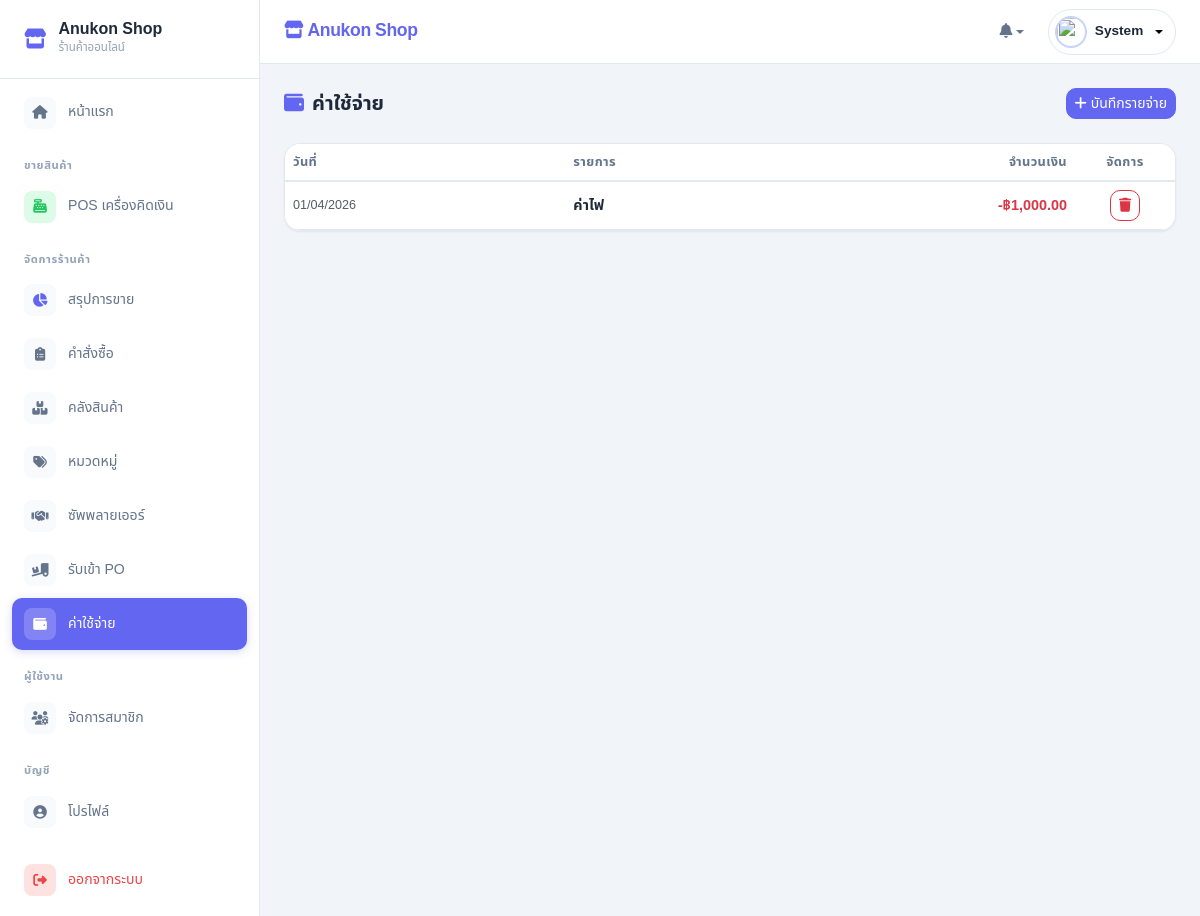
Page /views/expenses.php (signed in) on the committed database.
### tables this page shows
CREATE TABLE `expenses` (
  `exp_id` int NOT NULL,
  `exp_cate_id` int NOT NULL,
  `user_id` int NOT NULL,
  `amount` decimal(12,2) NOT NULL,
  `exp_date` date NOT NULL,
  `remark` text,
  `created_at` timestamp NOT NULL DEFAULT CURRENT_TIMESTAMP,
  `updated_at` timestamp NOT NULL DEFAULT CURRENT_TIMESTAMP ON UPDATE CURRENT_TIMESTAMP
);

### views/expenses.php (the view, shortened to what this page needs)
<?php
include_once '../includes/header.php';
$result = $conn->query("SELECT * FROM expenses ORDER BY exp_date DESC, exp_id DESC");
?>
<main class="page-content fade-up">
    <div class="d-flex flex-wrap justify-content-between align-items-center gap-3 mb-4">
        <h5 class="fw-bold mb-0"><i class="fa-solid fa-wallet text-primary me-2"></i>ค่าใช้จ่าย</h5>
        <button class="btn btn-primary btn-sm" data-bs-toggle="modal" data-bs-target="#addExpModal">
            <i class="fa-solid fa-plus me-1"></i>บันทึกรายจ่าย
        </button>
    </div>
    <div class="card p-0 overflow-hidden">
        <div class="table-responsive">
            <table class="table table-hover mb-0">
                <thead>
                    <tr>
                        <th>วันที่</th>
                        <th>รายการ</th>
                        <th class="text-end">จำนวนเงิน</th>
                        <th class="text-center" width="100">จัดการ</th>
                    </tr>
                </thead>
                <tbody>
                    <?php if ($result && $result->num_rows > 0): ?>
                        <?php while($row = $result->fetch_assoc()): ?>
                        <tr>
                            <td class="text-muted small"><?php echo date('d/m/Y', strtotime($row['exp_date'])); ?></td>
                            <td class="fw-bold"><?php echo htmlspecialchars($row['remark']); ?></td>
                            <td class="text-end text-danger fw-bold">-฿<?php echo number_format($row['amount'], 2); ?></td>
                            <td class="text-center">
                                <button class="btn btn-sm btn-outline-danger" onclick="deleteExp(<?php echo $row['exp_id']; ?>)">
                                    <i class="fa-solid fa-trash"></i>
                                </button>
                            </td>
                        </tr>
                        <?php endwhile; ?>
                    <?php else: ?>
                        <tr><td colspan="4" class="text-center py-5 text-muted"><i class="fa-solid fa-wallet fa-2x mb-2 opacity-25 d-block"></i>ยังไม่มีรายการค่าใช้จ่าย</td></tr>
                    <?php endif; ?>
                </tbody>
            </table>
        </div>
    </div>
</main>
<?php include_once '../includes/footer.php'; ?>

### includes/header.php (style rules this page uses)
:root { --primary: #6366f1; --primary-hover: #4f46e5; --primary-light: #eef2ff; --primary-soft: #c7d2fe; --surface: #ffffff; --surface-alt: #f8fafc; --bg: #f1f5f9; --text: #1e293b; --text-muted: #94a3b8; --text-secondary: #64748b; --border: #e2e8f0; --success: #22c55e; --success-soft: #dcfce7; --danger: #ef4444; --danger-soft: #fee2e2; --warning: #f59e0b; --warning-soft: #fef3c7; --info: #3b82f6; --info-soft: #dbeafe; --radius: 16px; --radius-sm: 10px; --radius-xs: 6px; --shadow: 0 1px 3px rgba(0, 0, 0, 0.04), 0 1px 2px rgba(0, 0, 0, 0.03); --shadow-md: 0 4px 6px -1px rgba(0, 0, 0, 0.05), 0 2px 4px -2px rgba(0, 0, 0, 0.03); --shadow-lg: 0 10px 15px -3px rgba(0, 0, 0, 0.05), 0 4px 6px -4px rgba(0, 0, 0, 0.03); --transition: all 0.2s ease; }
* { box-sizing: border-box; }
body { font-family: 'Noto Sans Thai', sans-serif; background-color: var(--bg); margin: 0; padding: 0; overflow-x: hidden; color: var(--text); font-size: 0.925rem; line-height: 1.6; }
.text-primary { color: var(--primary) !important; }
.btn-primary { background-color: var(--primary) !important; border-color: var(--primary) !important; border-radius: var(--radius-sm) !important; font-weight: 500; transition: var(--transition); }
.btn { border-radius: var(--radius-sm) !important; font-weight: 500; transition: var(--transition); }
.card { border: 1px solid var(--border); border-radius: var(--radius) !important; box-shadow: var(--shadow); background: var(--surface); transition: var(--transition); }
.table { font-size: 0.9rem; }
.table th { font-weight: 600; font-size: 0.8rem; text-transform: uppercase; letter-spacing: 0.03em; color: var(--text-secondary); border-bottom: 2px solid var(--border); }
.table td { vertical-align: middle; color: var(--text); border-color: var(--border); }
.page-content { flex: 1; padding: 24px; }
.fade-up { animation: fadeUp 0.35s ease-out; }

### rows in the picture
expenses: exp_date "01/04/2026", remark "ค่าไฟ", amount "1,000.00"

### other values in the picture
$_SESSION['full_name'] "System"
